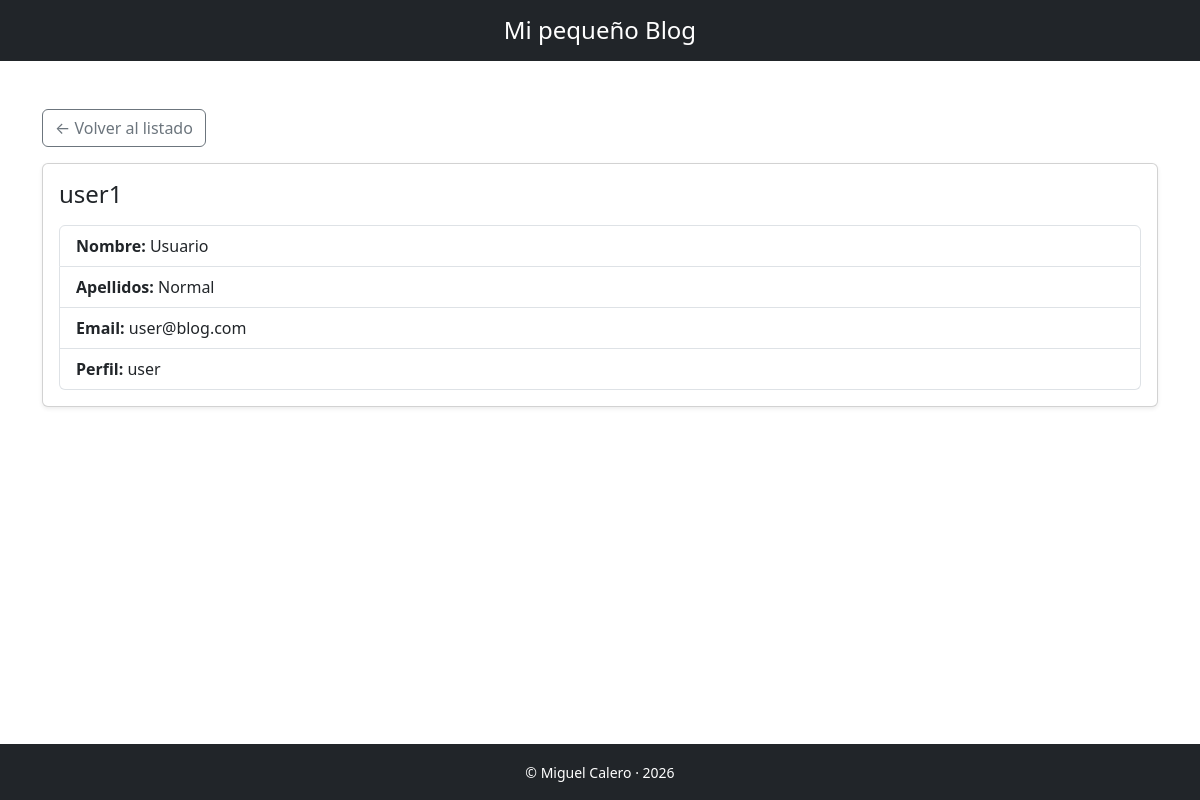
The app's page /index.php?controller=usuario&action=detalle&id=2 (signed in) with its own data.
### tables this page shows
CREATE TABLE IF NOT EXISTS `usuarios` (
  `id` int NOT NULL AUTO_INCREMENT,
  `nick` varchar(50) NOT NULL,
  `nombre` varchar(100) NOT NULL,
  `apellidos` varchar(150) NOT NULL,
  `email` varchar(120) NOT NULL,
  `password` varchar(255) NOT NULL,
  `imagen_avatar` varchar(255) DEFAULT NULL,
  `perfil` enum('admin','user') NOT NULL DEFAULT 'user',
  PRIMARY KEY (`id`),
  UNIQUE KEY `nick` (`nick`),
  UNIQUE KEY `email` (`email`)
);

### app/Controllers/UsuarioController.php (called while the page is built, shortened)
<?php
class UsuarioController
{
    private PDO $pdo;
    public function __construct(PDO $pdo)
    {
        $this->pdo = $pdo;
    }
    public function detalle(): void
    {
        $id = (int)($_GET['id'] ?? 0);
        $usuario = (new Usuario($this->pdo))->detalle($id);
        require __DIR__ . '/../Views/usuarios/detalle.php';
    }
}

### public/index.php (called while the page is built, shortened)
<?php
$pdo = (new Database())->getConnection();
$action     = filter_input(INPUT_GET, 'action') ?? 'listar';
$c = new $controllerClass($pdo);
$c->$action();

### app/Models/Usuario.php (called while the page is built, shortened)
<?php
class Usuario
{
    private PDO $pdo;
    public function __construct(PDO $pdo)
    {
        $this->pdo = $pdo;
    }
    public function detalle(int $id): ?array
    {
        $sql = "SELECT id, nick, nombre, apellidos, email, imagen_avatar, perfil
                FROM usuarios
                WHERE id = :id
                LIMIT 1";
        $stmt = $this->pdo->prepare($sql);
        $stmt->execute([':id' => $id]);
        $row = $stmt->fetch();
        return $row ?: null;
    }
}

### app/Views/usuarios/detalle.php (the view, shortened to what this page needs)
<?php
function h(string $s): string
{
  return htmlspecialchars($s, ENT_QUOTES, 'UTF-8');
}
?>
<!doctype html>
<html lang="es">
<head>
  <link href="https://cdn.jsdelivr.net/npm/bootstrap@5.3.3/dist/css/bootstrap.min.css" rel="stylesheet">
</head>
<body class="d-flex flex-column min-vh-100">
  <?php require __DIR__ . '/../layout/header.php'; ?>
  <main class="flex-grow-1">
    <div class="container py-4">
      <a class="btn btn-outline-secondary mb-3"
        href="index.php?controller=usuario&action=listar">
        ← Volver al listado
      </a>
      <div class="card shadow-sm">
        <div class="card-body">
          <h1 class="h4 mb-3"><?= h($usuario['nick']) ?></h1>
          <ul class="list-group">
            <li class="list-group-item"><strong>Nombre:</strong> <?= h($usuario['nombre']) ?></li>
            <li class="list-group-item"><strong>Apellidos:</strong> <?= h($usuario['apellidos']) ?></li>
            <li class="list-group-item"><strong>Email:</strong> <?= h($usuario['email']) ?></li>
            <li class="list-group-item"><strong>Perfil:</strong> <?= h($usuario['perfil']) ?></li>
          </ul>
        </div>
      </div>
    </div>
  </main>
  <?php require __DIR__ . '/../layout/footer.php'; ?>
</body>
</html>

### records on screen
usuarios: nick "user1", nombre "Usuario", apellidos "Normal", email "user@blog.com", perfil "user"
